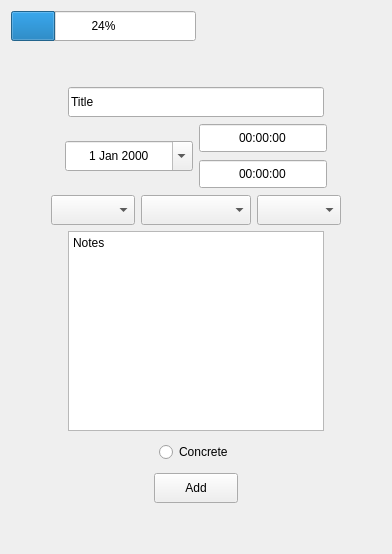
      <widget class="QWidget" name="Create_Single">
       <layout class="QVBoxLayout" name="verticalLayout_6">
        <item>
         <layout class="QHBoxLayout" name="horizontalLayout_Progress">
          <item>
           <widget class="QProgressBar" name="progressBar">
            <property name="minimumSize">
             <size>
              <width>0</width>
              <height>30</height>
             </size>
            </property>
            <property name="value">
             <number>24</number>
            </property>
           </widget>
          </item>
          <item>
           <spacer name="horizontalSpacer_3">
            <property name="orientation">
             <enum>Qt::Horizontal</enum>
            </property>
            <property name="sizeHint" stdset="0">
             <size>
              <width>40</width>
              <height>20</height>
             </size>
            </property>
           </spacer>
          </item>
         </layout>
        </item>
        <item>
         <spacer name="verticalSpacer_2">
          <property name="orientation">
           <enum>Qt::Vertical</enum>
          </property>
          <property name="sizeHint" stdset="0">
           <size>
            <width>20</width>
            <height>40</height>
           </size>
          </property>
         </spacer>
        </item>
        <item>
         <layout class="QHBoxLayout" name="horizontalLayout_Title">
          <item>
           <spacer name="horizontalSpacer">
            <property name="orientation">
             <enum>Qt::Horizontal</enum>
            </property>
            <property name="sizeHint" stdset="0">
             <size>
              <width>40</width>
              <height>20</height>
             </size>
            </property>
           </spacer>
          </item>
          <item>
           <widget class="QLineEdit" name="lineEdit">
            <property name="minimumSize">
             <size>
              <width>256</width>
              <height>30</height>
             </size>
            </property>
            <property name="inputMask">
             <string/>
            </property>
            <property name="text">
             <string>Title</string>
            </property>
           </widget>
          </item>
          <item>
           <spacer name="horizontalSpacer_2">
            <property name="orientation">
             <enum>Qt::Horizontal</enum>
            </property>
            <property name="sizeHint" stdset="0">
             <size>
              <width>40</width>
              <height>20</height>
             </size>
            </property>
           </spacer>
          </item>
         </layout>
        </item>
        <item>
         <layout class="QHBoxLayout" name="horizontalLayout">
          <item>
           <spacer name="horizontalSpacer_4">
            <property name="orientation">
             <enum>Qt::Horizontal</enum>
            </property>
            <property name="sizeHint" stdset="0">
             <size>
              <width>40</width>
              <height>20</height>
             </size>
            </property>
           </spacer>
          </item>
          <item>
           <widget class="QDateEdit" name="dateEdit">
            <property name="minimumSize">
             <size>
              <width>128</width>
              <height>30</height>
             </size>
            </property>
            <property name="alignment">
             <set>Qt::AlignCenter</set>
            </property>
            <property name="buttonSymbols">
             <enum>QAbstractSpinBox::NoButtons</enum>
            </property>
            <property name="calendarPopup">
             <bool>true</bool>
            </property>
           </widget>
          </item>
          <item>
           <layout class="QVBoxLayout" name="verticalLayout_5">
            <item>
             <widget class="QTimeEdit" name="timeEditStart">
              <property name="minimumSize">
               <size>
                <width>128</width>
                <height>30</height>
               </size>
              </property>
              <property name="alignment">
               <set>Qt::AlignCenter</set>
              </property>
              <property name="buttonSymbols">
               <enum>QAbstractSpinBox::NoButtons</enum>
              </property>
              <property name="calendarPopup">
               <bool>false</bool>
              </property>
             </widget>
            </item>
            <item>
             <widget class="QTimeEdit" name="timeEditEnd">
              <property name="minimumSize">
               <size>
                <width>128</width>
                <height>30</height>
               </size>
              </property>
              <property name="alignment">
               <set>Qt::AlignCenter</set>
              </property>
              <property name="buttonSymbols">
               <enum>QAbstractSpinBox::NoButtons</enum>
              </property>
             </widget>
            </item>
           </layout>
          </item>
          <item>
           <spacer name="horizontalSpacer_5">
            <property name="orientation">
             <enum>Qt::Horizontal</enum>
            </property>
            <property name="sizeHint" stdset="0">
             <size>
              <width>40</width>
              <height>20</height>
             </size>
            </property>
           </spacer>
          </item>
         </layout>
        </item>
        <item>
         <layout class="QHBoxLayout" name="horizontalLayout_2">
          <item>
           <spacer name="horizontalSpacer_6">
            <property name="orientation">
             <enum>Qt::Horizontal</enum>
            </property>
            <property name="sizeHint" stdset="0">
             <size>
              <width>40</width>
              <height>20</height>
             </size>
            </property>
           </spacer>
          </item>
          <item>
           <widget class="QComboBox" name="comboBox_2">
            <property name="minimumSize">
             <size>
              <width>84</width>
              <height>30</height>
             </size>
            </property>
            <property name="placeholderText">
             <string>Repeat</string>
            </property>
            <item>
             <property name="text">
              <string>Repeat</string>
             </property>
            </item>
            <item>
             <property name="text">
              <string>None</string>
             </property>
            </item>
            <item>
             <property name="text">
              <string>Yearly</string>
             </property>
            </item>
            <item>
             <property name="text">
              <string>Monthly</string>
             </property>
            </item>
            <item>
             <property name="text">
              <string>Daily</string>
             </property>
            </item>
           </widget>
          </item>
          <item>
           <widget class="QComboBox" name="comboBox_3">
            <property name="minimumSize">
             <size>
              <width>84</width>
              <height>30</height>
             </size>
            </property>
            <property name="editable">
             <bool>false</bool>
            </property>
            <property name="currentText">
             <string/>
            </property>
            <property name="placeholderText">
             <string>Reminder</string>
            </property>
            <property name="duplicatesEnabled">
             <bool>true</bool>
            </property>
            <item>
             <property name="text">
              <string>Reminder</string>
             </property>
            </item>
            <item>
             <property name="text">
              <string>None</string>
             </property>
            </item>
            <item>
             <property name="text">
              <string>1 Week Before</string>
             </property>
            </item>
            <item>
             <property name="text">
              <string>3 Days Before</string>
             </property>
            </item>
            <item>
             <property name="text">
              <string>1 Day Before</string>
             </property>
            </item>
            <item>
             <property name="text">
              <string>On the Day</string>
             </property>
            </item>
           </widget>
          </item>
          <item>
           <widget class="QComboBox" name="comboBox">
            <property name="minimumSize">
             <size>
              <width>84</width>
              <height>30</height>
             </size>
            </property>
            <property name="currentText">
             <string/>
            </property>
            <property name="placeholderText">
             <string>Color</string>
            </property>
            <property name="frame">
             <bool>true</bool>
            </property>
            <item>
             <property name="text">
              <string>Color</string>
             </property>
            </item>
            <item>
             <property name="text">
              <string>None</string>
             </property>
            </item>
            <item>
             <property name="text">
              <string>Black</string>
             </property>
            </item>
            <item>
             <property name="text">
              <string>Blue</string>
             </property>
            </item>
            <item>
             <property name="text">
              <string>Yellow</string>
             </property>
            </item>
            <item>
             <property name="text">
              <string>Red</string>
             </property>
            </item>
            <item>
             <property name="text">
              <string>Green</string>
             </property>
            </item>
            <item>
             <property name="text">
              <string>Pink</string>
             </property>
            </item>
           </widget>
          </item>
          <item>
           <spacer name="horizontalSpacer_7">
            <property name="orientation">
             <enum>Qt::Horizontal</enum>
            </property>
            <property name="sizeHint" stdset="0">
             <size>
              <width>40</width>
              <height>20</height>
             </size>
            </property>
           </spacer>
          </item>
         </layout>
        </item>
        <item>
         <layout class="QHBoxLayout" name="horizontalLayout_5">
          <item>
           <spacer name="horizontalSpacer_11">
            <property name="orientation">
             <enum>Qt::Horizontal</enum>
            </property>
            <property name="sizeHint" stdset="0">
             <size>
              <width>40</width>
              <height>20</height>
             </size>
            </property>
           </spacer>
          </item>
          <item>
           <widget class="QTextEdit" name="textEdit">
            <property name="minimumSize">
             <size>
              <width>256</width>
              <height>200</height>
             </size>
            </property>
            <property name="baseSize">
             <size>
              <width>256</width>
              <height>200</height>
             </size>
            </property>
            <property name="html">
             <string>&lt;!DOCTYPE HTML PUBLIC &quot;-//W3C//DTD HTML 4.0//EN&quot; &quot;http://www.w3.org/TR/REC-html40/strict.dtd&quot;&gt;
&lt;html&gt;&lt;head&gt;&lt;meta name=&quot;qrichtext&quot; content=&quot;1&quot; /&gt;&lt;meta charset=&quot;utf-8&quot; /&gt;&lt;style type=&quot;text/css&quot;&gt;
p, li { white-space: pre-wrap; }
&lt;/style&gt;&lt;/head&gt;&lt;body style=&quot; font-family:'Segoe UI'; font-size:9pt; font-weight:400; font-style:normal;&quot;&gt;
&lt;p style=&quot; margin-top:0px; margin-bottom:0px; margin-left:0px; margin-right:0px; -qt-block-indent:0; text-indent:0px;&quot;&gt;Notes&lt;/p&gt;&lt;/body&gt;&lt;/html&gt;</string>
            </property>
           </widget>
          </item>
          <item>
           <spacer name="horizontalSpacer_10">
            <property name="orientation">
             <enum>Qt::Horizontal</enum>
            </property>
            <property name="sizeHint" stdset="0">
             <size>
              <width>40</width>
              <height>20</height>
             </size>
            </property>
           </spacer>
          </item>
         </layout>
        </item>
        <item>
         <layout class="QHBoxLayout" name="horizontalLayout_4">
          <item>
           <spacer name="horizontalSpacer_8">
            <property name="orientation">
             <enum>Qt::Horizontal</enum>
            </property>
            <property name="sizeHint" stdset="0">
             <size>
              <width>40</width>
              <height>20</height>
             </size>
            </property>
           </spacer>
          </item>
          <item>
           <widget class="QRadioButton" name="radioButton">
            <property name="minimumSize">
             <size>
              <width>0</width>
              <height>30</height>
             </size>
            </property>
            <property name="text">
             <string>Concrete</string>
            </property>
           </widget>
          </item>
          <item>
           <spacer name="horizontalSpacer_9">
            <property name="orientation">
             <enum>Qt::Horizontal</enum>
            </property>
            <property name="sizeHint" stdset="0">
             <size>
              <width>40</width>
              <height>20</height>
             </size>
            </property>
           </spacer>
          </item>
         </layout>
        </item>
        <item>
         <layout class="QHBoxLayout" name="horizontalLayout_6">
          <item>
           <spacer name="horizontalSpacer_12">
            <property name="orientation">
             <enum>Qt::Horizontal</enum>
            </property>
            <property name="sizeHint" stdset="0">
             <size>
              <width>40</width>
              <height>20</height>
             </size>
            </property>
           </spacer>
          </item>
          <item>
           <widget class="QPushButton" name="pushButton">
            <property name="minimumSize">
             <size>
              <width>84</width>
              <height>30</height>
             </size>
            </property>
            <property name="text">
             <string>Add</string>
            </property>
           </widget>
          </item>
          <item>
           <spacer name="horizontalSpacer_13">
            <property name="orientation">
             <enum>Qt::Horizontal</enum>
            </property>
            <property name="sizeHint" stdset="0">
             <size>
              <width>40</width>
              <height>20</height>
             </size>
            </property>
           </spacer>
          </item>
         </layout>
        </item>
        <item>
         <spacer name="verticalSpacer">
          <property name="orientation">
           <enum>Qt::Vertical</enum>
          </property>
          <property name="sizeHint" stdset="0">
           <size>
            <width>20</width>
            <height>40</height>
           </size>
          </property>
         </spacer>
        </item>
       </layout>
      </widget>
